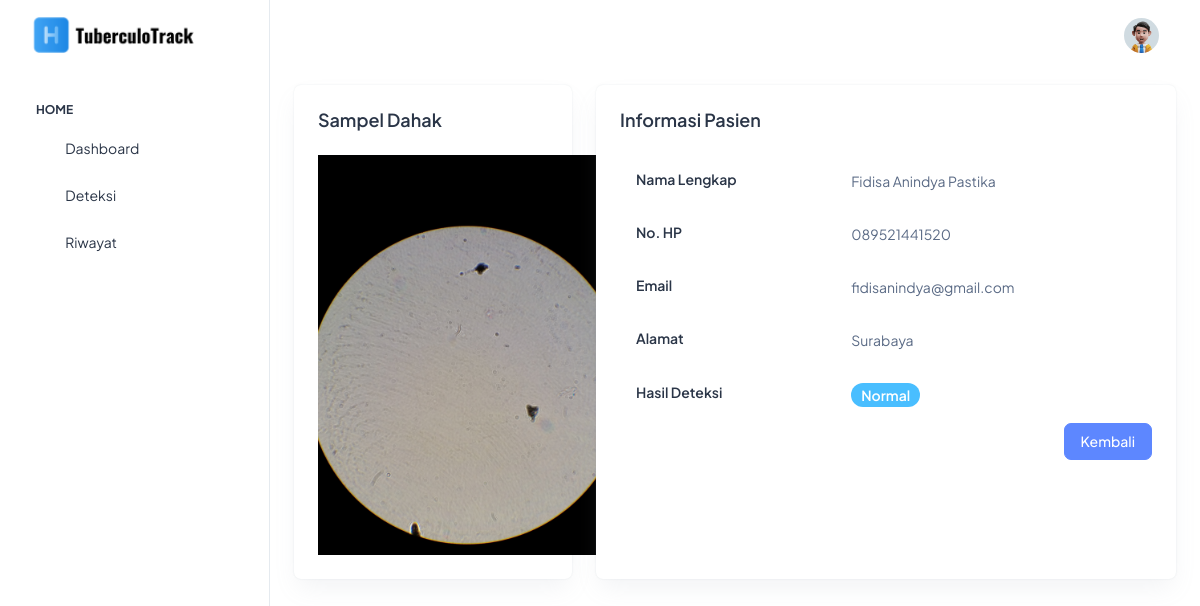
The app's page /detail-riwayat/32/ with its own data.
### myapp/models.py (models this page shows, shortened)
class Detection(models.Model):
    name = models.CharField(max_length=100)
    phone = models.CharField(max_length=100)
    email = models.CharField(max_length=100)
    address = models.CharField(max_length=100)
    image = models.ImageField(upload_to='media/', blank=True, null=True)
    result = models.CharField(max_length=100, null=True)

### myapp/views.py (the view)
# urls.py: path('detail-riwayat/<int:pk>/', views.detail_history, name='detail_history'),
def detail_history(request, pk):
    history = get_object_or_404(Detection, pk=pk)
    return render(request, 'myapp/detail_history.html', {'history': history})

### myapp/templates/myapp/detail_history.html
{% extends 'base_generic.html' %} {% block content %}
<div class="row">
    <div class="col-lg-4 d-flex align-items-stretch">
        <div class="card w-100">
            <div class="card-body p-4">
                <div class="mb-4">
                    <h5 class="card-title fw-semibold">Sampel Dahak</h5>
                </div>
                <img src="/media/{{ history.image }}" width="300px">
            </div>
        </div>
    </div>
    <div class="col-lg-8 d-flex align-items-stretch">
        <div class="card w-100">
            <div class="card-body p-4">
                <h5 class="card-title fw-semibold mb-4">Informasi Pasien</h5>
                <div class="table-responsive">
                    <table class="table text-nowrap mb-0 align-middle">
                        <tbody>
                            <tr>
                                <td class="border-bottom-0">
                                    <h6 class="fw-semibold mb-1">Nama Lengkap</h6>
                                </td>
                                <td class="border-bottom-0">
                                    <p class="mb-0 fw-normal">{{ history.name }}</p>
                                </td>
                            </tr>
                            <tr>
                                <td class="border-bottom-0">
                                    <h6 class="fw-semibold mb-1">No. HP</h6>
                                </td>
                                <td class="border-bottom-0">
                                    <p class="mb-0 fw-normal">{{ history.phone }}</p>
                                </td>
                            </tr>
                            <tr>
                                <td class="border-bottom-0">
                                    <h6 class="fw-semibold mb-1">Email</h6>
                                </td>
                                <td class="border-bottom-0">
                                    <p class="mb-0 fw-normal">{{ history.email }}</p>
                                </td>
                            </tr>
                            <tr>
                                <td class="border-bottom-0">
                                    <h6 class="fw-semibold mb-1">Alamat</h6>
                                </td>
                                <td class="border-bottom-0">
                                    <p class="mb-0 fw-normal">{{ history.address }}</p>
                                </td>
                            </tr>
                            <tr>
                                <td class="border-bottom-0">
                                    <h6 class="fw-semibold mb-1">Hasil Deteksi</h6>
                                </td>
                                <td class="border-bottom-0">
                                    <div class="d-flex align-items-center gap-2">
                                        {% if history.result == 'Positif' %}
                                        <span class="badge bg-danger rounded-3 fw-semibold">{{ history.result }}</span> {% elif history.result == 'Negatif' %}
                                        <span class="badge bg-success rounded-3 fw-semibold">{{ history.result }}</span> {% else %}
                                        <span class="badge bg-secondary rounded-3 fw-semibold">{{ history.result }}</span> {% endif %}
                                    </div>
                                </td>
                            </tr>
                        </tbody>
                    </table>
                    <div style="text-align: right;">
                        <a href="{% url 'history' %}" class="btn btn-primary">Kembali</a>
                    </div>
                </div>
            </div>
        </div>
    </div>
</div>
{% endblock %}

### myapp/templates/base_generic.html (shortened to what this page needs)
{% load static %}
<!DOCTYPE html>
<html lang="en">
<head>
    <link rel="stylesheet" href="{% static 'myapp/css/styles.min.css' %}" />
</head>
<body>
    <div class="page-wrapper" id="main-wrapper" data-layout="vertical" data-navbarbg="skin6" data-sidebartype="full" data-sidebar-position="fixed" data-header-position="fixed">
        <aside class="left-sidebar">
            <div>
                <div class="brand-logo d-flex align-items-center justify-content-between">
                    <a href="./index.html" class="text-nowrap logo-img">
                        <img src="{% static 'myapp/images/logos/tuberculotrack.png' %}" width="180" alt="" />
                    </a>
                </div>
                <nav class="sidebar-nav scroll-sidebar" data-simplebar="">
                    <ul id="sidebarnav">
                        <li class="nav-small-cap">
                            <span class="hide-menu">Home</span>
                        </li>
                        <li class="sidebar-item">
                            <a class="sidebar-link" href="{% url 'dashboard' %}" aria-expanded="false">
                                <span><i class="ti ti-layout-dashboard"></i></span>
                                <span class="hide-menu">Dashboard</span>
                            </a>
                        </li>
                        <li class="sidebar-item">
                            <a class="sidebar-link" href="{% url 'detection_form' %}" aria-expanded="false">
                                <span><i class="ti ti-article"></i></span>
                                <span class="hide-menu">Deteksi</span>
                            </a>
                        </li>
                        <li class="sidebar-item">
                            <a class="sidebar-link" href="{% url 'history' %}" aria-expanded="false">
                                <span><i class="ti ti-alert-circle"></i></span>
                                <span class="hide-menu">Riwayat</span>
                            </a>
                        </li>
                    </ul>
                </nav>
            </div>
        </aside>
        <div class="body-wrapper">
            <header class="app-header">
                <nav class="navbar navbar-expand-lg navbar-light">
                    <div class="navbar-collapse justify-content-end px-0" id="navbarNav">
                        <ul class="navbar-nav flex-row ms-auto align-items-center justify-content-end">
                            <li class="nav-item dropdown">
                                <a class="nav-link nav-icon-hover" href="javascript:void(0)" id="drop2" data-bs-toggle="dropdown" aria-expanded="false">
                                    <img src="{% static 'myapp/images/profile/user-1.jpg' %}" alt="" width="35" height="35" class="rounded-circle">
                                </a>
                            </li>
                        </ul>
                    </div>
                </nav>
            </header>
            <div class="container-fluid">
                {% block content %}{% endblock %}
            </div>
        </div>
    </div>
</body>
</html>

### records on screen
Detection: image (picture), name "Fidisa Anindya Pastika", phone "089521441520", email "fidisanindya@gmail.com", address "Surabaya", result "Normal"
